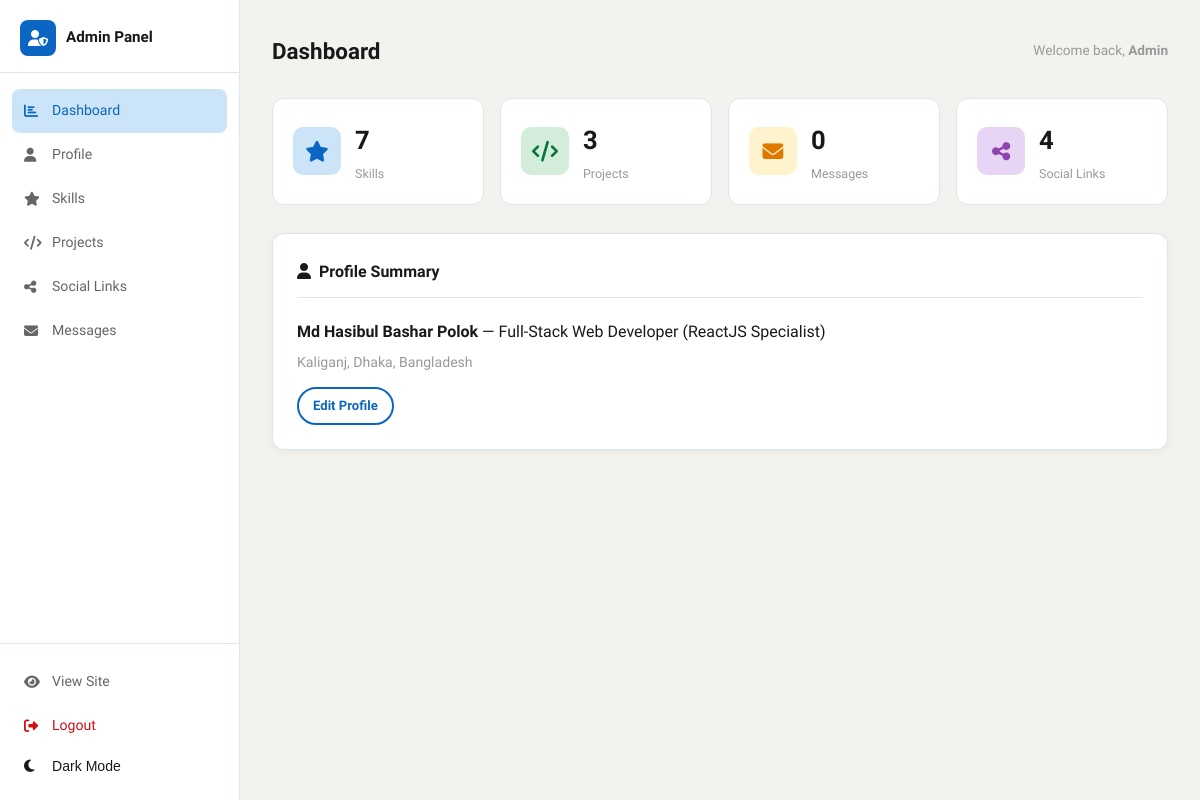
The app's page / (signed in) with its own data.
### tables this page shows
CREATE TABLE IF NOT EXISTS profile (
    id          INT AUTO_INCREMENT PRIMARY KEY,
    name        VARCHAR(120) NOT NULL,
    nickname    VARCHAR(60),
    role        VARCHAR(160) NOT NULL,
    location    VARCHAR(120),
    email       VARCHAR(180),
    phone       VARCHAR(30),
    whatsapp    VARCHAR(30),
    address     TEXT,
    about       TEXT,
    open_to_work TINYINT(1) DEFAULT 1,
    avatar_url  VARCHAR(255),
    cover_url   VARCHAR(255),
    resume_url  VARCHAR(255),
    updated_at  TIMESTAMP DEFAULT CURRENT_TIMESTAMP ON UPDATE CURRENT_TIMESTAMP
);

### config.php (called while the page is built, shortened)
<?php
function getDB(): PDO {
    static $pdo = null;
    if ($pdo === null) {
        $dsn = sprintf('mysql:host=%s;dbname=%s;charset=%s', DB_HOST, DB_NAME, DB_CHARSET);
        $options = [
            PDO::ATTR_ERRMODE            => PDO::ERRMODE_EXCEPTION,
            PDO::ATTR_DEFAULT_FETCH_MODE => PDO::FETCH_ASSOC,
            PDO::ATTR_EMULATE_PREPARES   => false,
        ];
        try {
            $pdo = new PDO($dsn, DB_USER, DB_PASS, $options);
        } catch (PDOException $e) {
            error_log('DB Connection failed: ' . $e->getMessage());
            die(json_encode(['error' => 'Database connection failed.']));
        }
    }
    return $pdo;
}
function clean(string $input): string {
    return htmlspecialchars(trim($input), ENT_QUOTES, 'UTF-8');
}

### includes/data.php (called while the page is built, shortened)
<?php
require_once __DIR__ . '/../config.php';
function getProfile(): array {
    $stmt = getDB()->query('SELECT * FROM profile LIMIT 1');
    return $stmt->fetch() ?: [];
}
function getSkills(): array {
    $stmt = getDB()->query('SELECT * FROM skills ORDER BY sort_order ASC, id ASC');
    return $stmt->fetchAll();
}
function getProjects(): array {
    $stmt = getDB()->query('SELECT * FROM projects ORDER BY sort_order ASC, id ASC');
    return $stmt->fetchAll();
}
function getSocialLinks(): array {
    $stmt = getDB()->query('SELECT * FROM social_links ORDER BY sort_order ASC, id ASC');
    return $stmt->fetchAll();
}
function getContactMessages(): array {
    $stmt = getDB()->query('SELECT * FROM contact_messages ORDER BY created_at DESC');
    return $stmt->fetchAll();
}

### index.php (the view, shortened to what this page needs)
<?php
require_once __DIR__ . '/../config.php';
require_once __DIR__ . '/../includes/data.php';
$profile  = getProfile();
$skills   = getSkills();
$projects = getProjects();
$socials  = getSocialLinks();
$messages = getContactMessages();
$unread = array_filter($messages, fn($m) => !$m['is_read']);
$tab    = $_GET['tab'] ?? 'dashboard';
?>
<!DOCTYPE html>
<html lang="en" data-theme="light">
<head>
    <link rel="stylesheet" href="https://cdnjs.cloudflare.com/ajax/libs/font-awesome/6.5.0/css/all.min.css">
    <link rel="stylesheet" href="../assets/css/style.css">
    <link rel="stylesheet" href="../assets/css/admin.css">
</head>
<body>
<div class="admin-layout">
    <aside class="admin-sidebar">
        <div class="admin-logo">
            <div class="logo-icon"><i class="fas fa-user-shield"></i></div>
            <span>Admin Panel</span>
        </div>
        <nav class="admin-nav">
            <?php
            $navItems = [
                ['tab' => 'dashboard', 'icon' => 'fas fa-chart-bar',    'label' => 'Dashboard'],
                ['tab' => 'profile',   'icon' => 'fas fa-user',          'label' => 'Profile'],
                ['tab' => 'skills',    'icon' => 'fas fa-star',           'label' => 'Skills'],
                ['tab' => 'projects',  'icon' => 'fas fa-code',           'label' => 'Projects'],
                ['tab' => 'socials',   'icon' => 'fas fa-share-alt',      'label' => 'Social Links'],
                ['tab' => 'messages',  'icon' => 'fas fa-envelope',       'label' => 'Messages' . (!empty($unread) ? ' <span style="background:#cc1016;color:#fff;border-radius:10px;padding:1px 6px;font-size:.7rem">'.count($unread).'</span>' : '')],
            ];
            foreach ($navItems as $item):
            ?>
                <a href="?tab=<?= $item['tab'] ?>"
                   class="admin-nav-item <?= $tab === $item['tab'] ? 'active' : '' ?>">
                    <i class="<?= $item['icon'] ?>"></i>
                    <?= $item['label'] ?>
                </a>
            <?php endforeach; ?>
        </nav>
        <div class="admin-sidebar-footer">
            <a href="../index.php" class="admin-nav-item">
                <i class="fas fa-eye"></i> View Site
            </a>
            <a href="../logout.php" class="admin-nav-item" style="color:#cc1016;">
                <i class="fas fa-sign-out-alt"></i> Logout
            </a>
            <button class="admin-nav-item" onclick="toggleTheme()" style="color:inherit;">
                <i class="fas fa-moon" id="adminThemeIcon"></i> Dark Mode
            </button>
        </div>
    </aside>
    <main class="admin-main">
        <?php if ($tab === 'dashboard'): ?>
            <div class="admin-topbar">
                <h1>Dashboard</h1>
                <span style="font-size:.85rem;color:var(--text-muted)">
                    Welcome back, <strong><?= clean($_SESSION['admin_user'] ?? 'Admin') ?></strong>
                </span>
            </div>
            <div class="admin-stats">
                <div class="admin-stat-card">
                    <div class="admin-stat-icon blue"><i class="fas fa-star"></i></div>
                    <div>
                        <div class="admin-stat-num"><?= count($skills) ?></div>
                        <div class="admin-stat-label">Skills</div>
                    </div>
                </div>
                <div class="admin-stat-card">
                    <div class="admin-stat-icon green"><i class="fas fa-code"></i></div>
                    <div>
                        <div class="admin-stat-num"><?= count($projects) ?></div>
                        <div class="admin-stat-label">Projects</div>
                    </div>
                </div>
                <div class="admin-stat-card">
                    <div class="admin-stat-icon orange"><i class="fas fa-envelope"></i></div>
                    <div>
                        <div class="admin-stat-num"><?= count($messages) ?></div>
                        <div class="admin-stat-label">Messages</div>
                    </div>
                </div>
                <div class="admin-stat-card">
                    <div class="admin-stat-icon purple"><i class="fas fa-share-alt"></i></div>
                    <div>
                        <div class="admin-stat-num"><?= count($socials) ?></div>
                        <div class="admin-stat-label">Social Links</div>
                    </div>
                </div>
            </div>
            <div class="admin-card">
                <h2><i class="fas fa-user"></i> Profile Summary</h2>
                <p><strong><?= clean($profile['name'] ?? '') ?></strong>
                   — <?= clean($profile['role'] ?? '') ?></p>
                <p style="color:var(--text-muted);font-size:.88rem;margin-top:6px">
                    <?= clean($profile['location'] ?? '') ?>
                </p>
                <div style="margin-top:12px">
                    <a href="?tab=profile" class="btn btn-sm btn-outline">Edit Profile</a>
                </div>
            </div>
        <?php endif; ?>
    </main>
</div>
</body>
</html>

### assets/css/style.css (style rules this page uses)
:root { --primary: #0a66c2; --primary-dark: #004182; --primary-light: #cce4f7; --accent: #00a0dc; --success: #057642; --danger: #cc1016; --wa-green: #25d366; --bg: #f3f2ef; --bg-card: #ffffff; --bg-alt: #eef3f8; --border: #dce6f1; --text: #191919; --text-secondary:#666; --text-muted: #999; --nav-bg: rgba(255,255,255,0.95); --nav-shadow: 0 2px 12px rgba(0,0,0,.1); --font-body: 'Sora', sans-serif; --font-mono: 'JetBrains Mono', monospace; --section-py: 80px; --card-radius: 16px; --radius-sm: 8px; --shadow-sm: 0 2px 8px rgba(0,0,0,.07); --shadow-md: 0 4px 20px rgba(0,0,0,.10); --shadow-lg: 0 8px 40px rgba(0,0,0,.13); --ease: cubic-bezier(.4,0,.2,1); --dur: 0.3s; }
*, *::before, *::after { box-sizing: border-box; margin: 0; padding: 0; }
html { scroll-behavior: smooth; font-size: 16px; }
body { font-family: var(--font-body); background: var(--bg); color: var(--text); line-height: 1.7; transition: background var(--dur) var(--ease), color var(--dur) var(--ease); }
a { color: var(--primary); text-decoration: none; }
.btn { display: inline-flex; align-items: center; gap: 8px; padding: 10px 22px; border-radius: 24px; font-family: var(--font-body); font-size: .88rem; font-weight: 600; cursor: pointer; border: 2px solid transparent; transition: all var(--dur) var(--ease); white-space: nowrap; text-decoration: none; }
.btn-outline { background: transparent; color: var(--primary); border-color: var(--primary); }
.btn-sm { padding: 6px 14px; font-size: .82rem; }

### assets/css/admin.css (style rules this page uses)
.admin-layout { display: flex; min-height: 100vh; }
.admin-sidebar { width: 240px; flex-shrink: 0; background: var(--bg-card, #fff); border-right: 1px solid var(--border, #dce6f1); display: flex; flex-direction: column; position: sticky; top: 0; height: 100vh; overflow-y: auto; }
.admin-logo { padding: 20px 20px 16px; border-bottom: 1px solid var(--border, #dce6f1); display: flex; align-items: center; gap: 10px; }
.admin-logo .logo-icon { width: 36px; height: 36px; border-radius: 8px; background: #0a66c2; color: #fff; display: flex; align-items: center; justify-content: center; font-size: 1rem; }
.admin-logo span { font-weight: 700; font-size: .95rem; }
.admin-nav { padding: 16px 12px; flex: 1; }
.admin-nav-item { display: flex; align-items: center; gap: 10px; padding: 10px 12px; border-radius: 8px; font-size: .88rem; font-weight: 500; color: var(--text-secondary, #666); cursor: pointer; border: none; background: none; width: 100%; text-align: left; transition: all .2s; text-decoration: none; }
.admin-nav-item:hover, .admin-nav-item.active { background: #cce4f7; color: #0a66c2; }
.admin-nav-item i { width: 18px; }
.admin-sidebar-footer { padding: 16px 12px; border-top: 1px solid var(--border, #dce6f1); }
.admin-main { flex: 1; padding: 32px; overflow-y: auto; }
.admin-topbar { display: flex; justify-content: space-between; align-items: center; margin-bottom: 28px; flex-wrap: wrap; gap: 12px; }
.admin-topbar h1 { font-size: 1.4rem; font-weight: 700; }
.admin-card { background: var(--bg-card, #fff); border: 1px solid var(--border, #dce6f1); border-radius: 12px; padding: 24px; margin-bottom: 24px; box-shadow: 0 2px 8px rgba(0,0,0,.05); }
.admin-card h2 { font-size: 1rem; font-weight: 700; margin-bottom: 20px; padding-bottom: 12px; border-bottom: 1px solid var(--border, #dce6f1); display: flex; align-items: center; gap: 8px; color: var(--text, #191919); }
.admin-stats { display: grid; grid-template-columns: repeat(4, 1fr); gap: 16px; margin-bottom: 28px; }
.admin-stat-card { background: var(--bg-card, #fff); border: 1px solid var(--border, #dce6f1); border-radius: 12px; padding: 20px; display: flex; align-items: center; gap: 14px; }
.admin-stat-icon { width: 48px; height: 48px; border-radius: 10px; display: flex; align-items: center; justify-content: center; font-size: 1.3rem; }
.admin-stat-icon.blue { background: #cce4f7; color: #0a66c2; }
.admin-stat-icon.green { background: #d4edda; color: #057642; }
.admin-stat-icon.orange { background: #fff3cd; color: #e07800; }
.admin-stat-icon.purple { background: #e8d5f5; color: #8e44ad; }
.admin-stat-num { font-size: 1.6rem; font-weight: 800; color: var(--text, #191919); }
.admin-stat-label { font-size: .78rem; color: var(--text-muted, #999); }

### records on screen
profile: name "Md Hasibul Bashar Polok", role "Full-Stack Web Developer (ReactJS Specialist)", location "Kaliganj, Dhaka, Bangladesh"

### other values on screen
$item['label'] "Dashboard"
$item['label'] "Profile"
$item['label'] "Skills"
$item['label'] "Projects"
$item['label'] "Social Links"
$item['label'] "Messages"
$_SESSION['admin_user'] "Admin"
count($skills) "7"
count($projects) "3"
count($messages) "0"
count($socials) "4"
